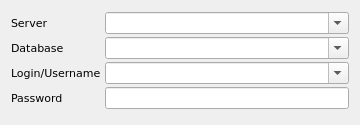
<?xml version="1.0" encoding="UTF-8"?>
<ui version="4.0">
 <class>SybaseWidget</class>
 <widget class="QWidget" name="SybaseWidget">
  <property name="geometry">
   <rect>
    <x>0</x>
    <y>0</y>
    <width>360</width>
    <height>125</height>
   </rect>
  </property>
  <property name="font">
   <font>
    <family>DejaVu Sans</family>
    <pointsize>8</pointsize>
   </font>
  </property>
  <property name="windowTitle">
   <string>Sybase Server</string>
  </property>
  <property name="toolTip">
   <string>Sybase Server</string>
  </property>
  <property name="statusTip">
   <string>Sybase Server</string>
  </property>
  <property name="locale">
   <locale language="English" country="UnitedStates"/>
  </property>
  <layout class="QGridLayout" name="gridLayout">
   <property name="horizontalSpacing">
    <number>4</number>
   </property>
   <property name="verticalSpacing">
    <number>2</number>
   </property>
   <item row="5" column="1">
    <widget class="QComboBox" name="cmbLogin">
     <property name="editable">
      <bool>true</bool>
     </property>
    </widget>
   </item>
   <item row="4" column="0">
    <widget class="QLabel" name="lblDatabase">
     <property name="text">
      <string>Database</string>
     </property>
    </widget>
   </item>
   <item row="6" column="1">
    <widget class="QLineEdit" name="editPassword"/>
   </item>
   <item row="5" column="0">
    <widget class="QLabel" name="lblLogin">
     <property name="text">
      <string>Login/Username</string>
     </property>
    </widget>
   </item>
   <item row="4" column="1">
    <widget class="QComboBox" name="cmbDatabase">
     <property name="editable">
      <bool>true</bool>
     </property>
    </widget>
   </item>
   <item row="6" column="0">
    <widget class="QLabel" name="lblPassword">
     <property name="text">
      <string>Password</string>
     </property>
    </widget>
   </item>
   <item row="3" column="1">
    <widget class="QComboBox" name="cmbServer">
     <property name="editable">
      <bool>true</bool>
     </property>
    </widget>
   </item>
   <item row="3" column="0">
    <widget class="QLabel" name="lblServer">
     <property name="text">
      <string>Server</string>
     </property>
    </widget>
   </item>
  </layout>
 </widget>
 <resources/>
 <connections/>
</ui>
